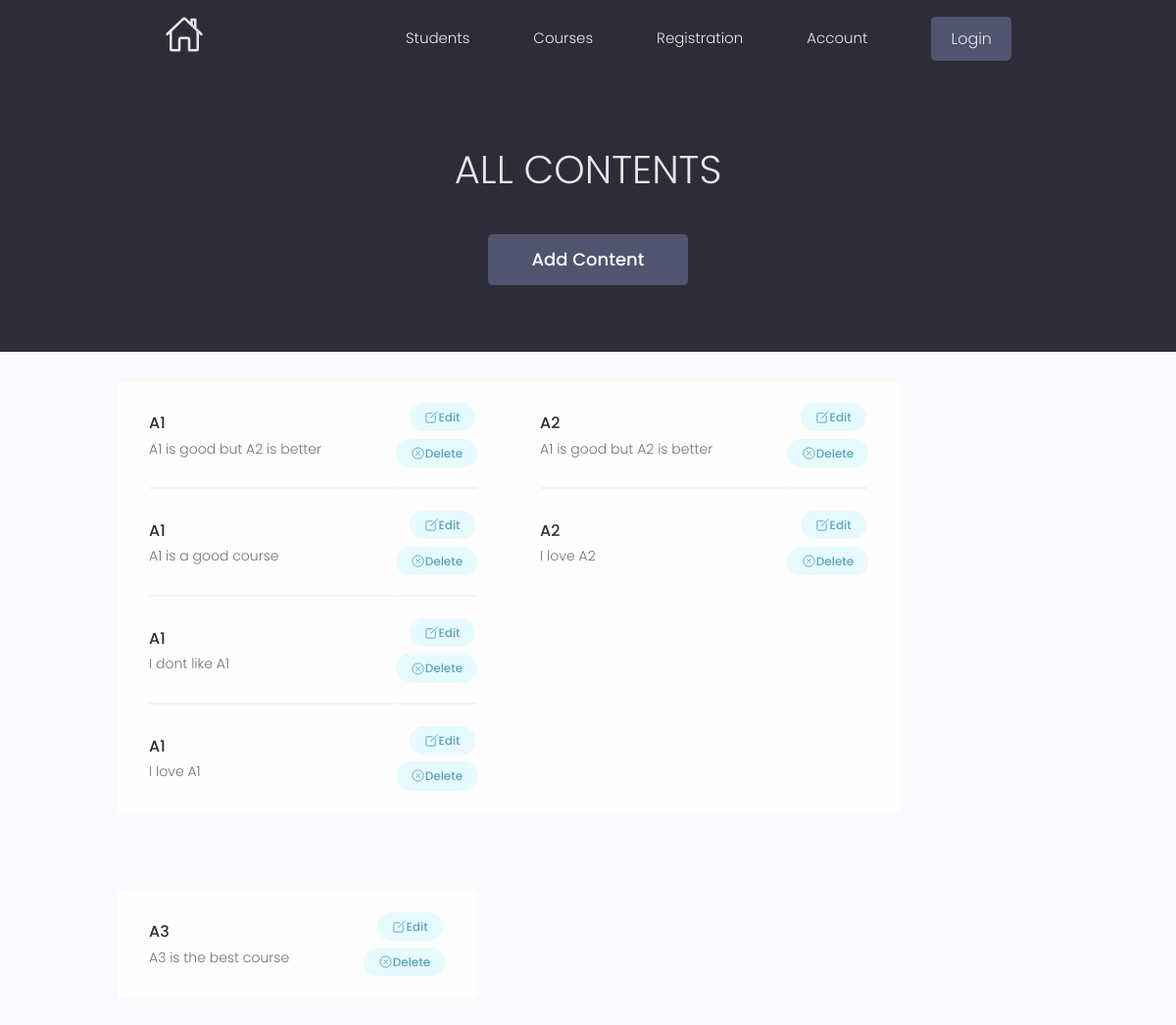
/contents, run on the app's committed database.
### projects/models.py (models this page shows, shortened)
class course(models.Model):
    id = models.UUIDField(default=uuid.uuid4, primary_key=True, unique=True, editable=False)
    name = models.CharField(max_length=50, blank=True)
    content = models.ManyToManyField('content', blank=True)
    course_image = models.ImageField(null=True, blank=True, default="default-course.jpg")
    created = models.DateTimeField(auto_now_add=True)

class content(models.Model):
    id = models.UUIDField(default=uuid.uuid4, primary_key=True, unique=True, editable=False)
    des = models.CharField(max_length=2000, blank=True)
    created = models.DateTimeField(auto_now_add=True)

### projects/views.py (the view)
# urls.py: path('contents', views.allContents, name="allContents"),
def allContents(request):
    Courses = course.objects.all()
    context = {'Courses': Courses}
    return render(request, 'projects/Contents/Contents.html', context)

### projects/templates/projects/Contents/Contents.html
{% extends 'main.html' %}
{% block content %}
<main>
	<section class="hero-section text-center" style="height: 35vh;">
		<div class="container container--narrow">
			<div class="hero-section__box"">
				<h2>All Contents</h2>
			</div>
			<div class="hero-section__search">
				<a href="{% url 'createContent' %}" class="btn btn--sub btn--lg">Add Content</a>
			</div>
		</div>
	</section>
	<div class="container">
		<div class="grid grid--three">
			{% for course in Courses %}
			<table class="settings__table content--table">
				{% for content in course.content.all %}
				<tr>
					<td class="settings__tableInfo">
						<a href="single-project.html">{{course.name}}</a>
						<p>
							{{content.des}}
						</p>
					</td>
					<td class="settings__tableActions">
						<a class="tag tag--pill tag--main settings__btn" href="{% url 'updateContent' content.id %}">
							<ion-icon name="create-outline" class="ion-icon_edit-content"></ion-icon>Edit
						</a>
						<a class="tag tag--pill tag--main settings__btn" href="{% url 'deleteContent' content.id %}">
							<ion-icon name="close-circle-outline" class="ion-icon_edit-content"></ion-icon>Delete
						</a>
					</td>
				</tr>
				{% endfor %}
			</table>
			{% endfor %}
		</div>
	</div>
</main>
{% endblock content %}

### static/styles/app.css (style rules this page uses)
:root { --color-sub: #2d2d39; }
.btn--sub { background-color: var(--color-sub-light); }
.hero-section { height: 40vh; display: flex; align-items: center; background-color: var(--color-sub); }
.hero-section__box { margin-bottom: 4rem; }
.hero-section__box > h2, .hero-section__box > h2 > span { font-size: 4rem; color: var(--color-light); line-height: 1.3; text-transform: uppercase; }
.hero-section__box > h2 { font-weight: 300; }
.settings__table { margin-top: 3rem; margin-bottom: 5rem; padding: 0 3rem; background: var(--color-white); }
.settings__table tr { width: 100%; }
.settings__table tr > td { padding: 2rem 0; }
.settings__table tr:not(:last-child) td { border-bottom: 2px solid var(--color-white-light); }
.settings__tableInfo { width: 100%; }
.settings__tableInfo h4, .settings__tableInfo a { padding-right: 1rem; width: auto; font-size: 1.6rem; font-weight: 500; color: var(--color-sub); }
.settings__tableInfo p { font-size: 1.4rem; }
.settings__tableActions { text-align: right; }

### static/styles/main.css (style rules this page uses)
.ion-icon_edit-content { font-size: 15px; }
.content--table { display: flex; }

### static/uikit/styles/modules/_variables.css (style rules this page uses)
:root { --color-main: #5aa5b9; --color-main-light: #e6faff; --color-sub: #3f4156; --color-sub-light: #51546e; --color-sub-lighter: #ededfd; --color-text: #737373; --color-gray: #8b8b8b; --color-light: #e5e7eb; --color-light-gray: #767676; --color-bg: #f8fafd; --color-white: #fffefd; --color-white-light: #f3f3f3; --color-success: #359e64; --color-success-bg: #def8e8; --color-error: #fc4b0b; --color-error-bg: #fff2ee; --font-base: 'Poppins', arial, helvetica, 'Segoe UI', roboto, ubuntu, sans-serif; --font-monospace: 'Fira Code', 'Courier New', courier, monospace; --font-regular: 300; --font-medium: 500; --font-bold: 700; --generic-shadow: 1px 1px 5px #00000010; --generic-transition: all 0.3s ease-in-out; }

### static/uikit/styles/modules/_base.css (style rules this page uses)
* { margin: 0; padding: 0; box-sizing: border-box; text-rendering: optimizeLegibility; color: inherit; font-size: inherit; }
html { font-size: 50%; }
@media only screen and (min-width: 480px) { html { font-size: 56.25%; } }
@media only screen and (min-width: 1200px) { html { font-size: 62.5%; } }
body { line-height: 1.6; font-weight: 400; font-size: 1.5rem; color: var(--color-text); background-color: var(--color-bg); min-height: 100vh; }

### static/uikit/styles/modules/_typography.css (style rules this page uses)
* { font-family: var(--font-base); }
h2 { font-size: 3.6rem; font-weight: var(--font-bold); }
p, span, strong { font-size: 1.6rem; color: var(--color-text); font-weight: var(--font-regular); }
a { padding-bottom: 2px; text-decoration: none; display: inline-block; color: var(--color-main); font-weight: var(--font-medium); }

### static/uikit/styles/modules/_utilities.css (style rules this page uses)
.container { width: 92%; max-width: 165rem; margin: 0 auto; box-sizing: border-box; }
.container--narrow { width: 92%; max-width: 120rem; }
@media screen and (min-width: 1000px) { .container { width: 90%; } }
@media screen and (min-width: 1000px) { .container--narrow { width: 85%; } }
@media screen and (min-width: 1200px) { .container { width: 80%; } }
@media screen and (min-width: 1200px) { .container--narrow { width: 72%; } }
.text-center { text-align: center; }

### static/uikit/styles/modules/_button.css (style rules this page uses)
.btn { display: inline-block; position: relative; cursor: pointer; background-color: var(--color-light); font-weight: var(--font-medium); color: var(--color-sub); text-decoration: none; padding: 1rem 2rem; border-radius: 0.5rem; border: none; width: -webkit-fit-content; width: -moz-fit-content; width: fit-content; height: -webkit-fit-content; height: -moz-fit-content; height: fit-content; font-size: 1.6rem; outline-width: 0; outline-color: transparent; -webkit-backface-visibility: hidden; backface-visibility: hidden; transition: all 0.3s ease-in-out; }
.btn--sub { background-color: var(--color-sub); color: var(--color-white); }
.btn--lg { font-size: 1.8rem; padding: 1.2rem 4.5rem; }

### static/uikit/styles/modules/_tag.css (style rules this page uses)
.tag { display: inline-flex; align-items: center; background-color: var(--color-sub); height: -webkit-fit-content; height: -moz-fit-content; height: fit-content; width: -webkit-fit-content; width: -moz-fit-content; width: fit-content; border-radius: 0.5rem; padding: 0.5rem 1.5rem; font-size: 1.2rem; cursor: pointer; }
.tag:not(:last-child) { margin-right: 0.25rem; margin-bottom: 0.75rem; }
.tag--pill { border-radius: 5rem; }
.tag--main, .tag--main > small { background: var(--color-main-light); color: var(--color-main); font-weight: 500; }

### data on the page
course: name "A1"
content: des "A1 is good but A2 is better"
content: des "A1 is a good course"
content: des "I dont like A1"
content: des "I love A1"
course: name "A2"
content: des "I love A2"
course: name "A3"
content: des "A3 is the best course"
